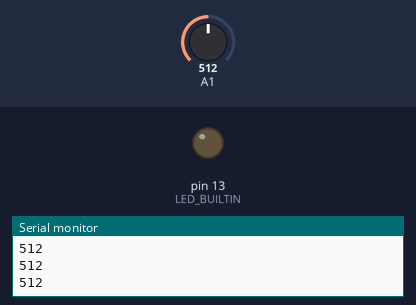
A sketch run on a simulated Arduino Uno, built with avr-gcc and run on an emulated ATmega328P. On the bench: output pins drawn as LEDs (lit = HIGH), the last lines printed to the serial monitor. Inputs (shaded band) come from the test bench; at power-on: A1 = 512.

Above: at 1.2 s.
1.3 s: A1 set to 588
2.8 s: A1 set to 612
At 3.9 s:
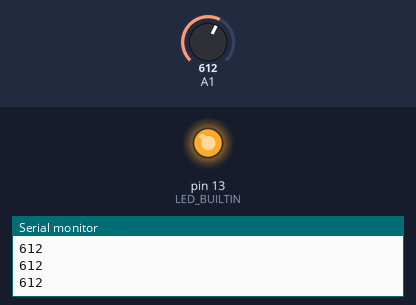
4.3 s: A1 set to 590
At 5.0 s:
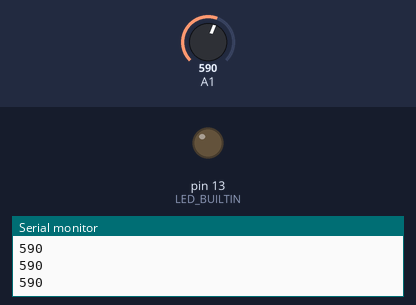
5.8 s: A1 set to 610
At 7.2 s:
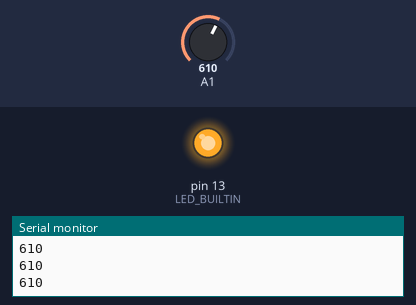
Timing chart, 0 to 8.3 s (numbered marks = the images above; inputs shaded):
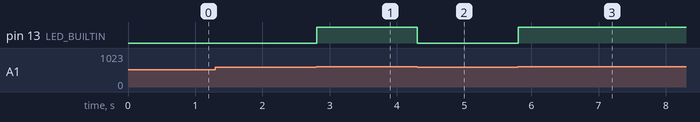

Measured:
- the behaviour switches between 600 and 601 on A1 (found by bisection; images 0 and 1)
- after the input at 2.8 s, pin 13 (LED_BUILTIN): LOW → HIGH at once
- after the input at 4.3 s, pin 13 (LED_BUILTIN): HIGH → LOW at once
- after the input at 5.8 s, pin 13 (LED_BUILTIN): LOW → HIGH at once

The sketch:

ECG_FSR_to_led.ino
```cpp
int val;
void setup() {
  // initialize the serial communication:
  Serial.begin(9600);
  pinMode(LED_BUILTIN, OUTPUT);
}

void loop()
{
  int val = analogRead(A1);

      Serial.println(analogRead(A1));

  if(val>600){
    digitalWrite(LED_BUILTIN, HIGH);
             }
  else{
    digitalWrite(LED_BUILTIN, LOW);
      }
    //Wait for a bit to keep serial data from saturating
      delay(10);
}
```
